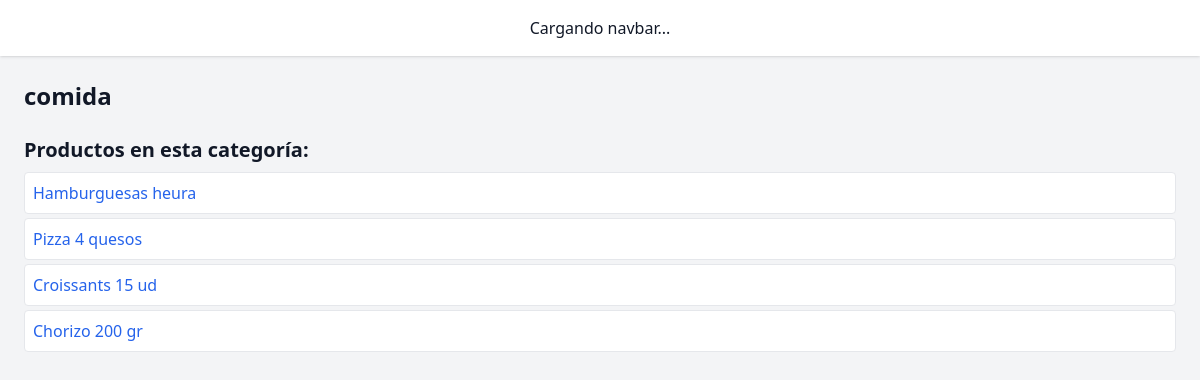
Screenshot of /category/comida/ with the database file from the repository.
### core/models/category.py (models this page shows, shortened)
class Category(models.Model):
    name = models.CharField(max_length=100, primary_key=True)
    parent = models.ForeignKey(
        'self', null=True, blank=True,
        on_delete=models.CASCADE,
        related_name='children'
    )

### core/models/product.py (models this page shows, shortened)
class Product(models.Model):
    name = models.TextField(max_length=100, help_text="Nombre del producto")
    price = models.DecimalField(max_digits=6, decimal_places=2, help_text="Precio del producto")
    stock = models.PositiveIntegerField(default=0, help_text="Cantidad disponible en el inventario")
    categories = models.ManyToManyField(Category, related_name='products')
    ratio_consumo = models.FloatField(
        help_text="Cuántas unidades de este producto consume una persona promedio en un día. Ej: 1.0 = 1 unidad por persona por día."
    )

### core/views.py (the view)
# urls.py: path('category/<str:name>/', category_detail_view, name='category_detail'),
def category_detail_view(request, name):
    category = get_object_or_404(Category, name=name)
    return render(request, "core/category_detail.html", {"category": category})

### core/templates/core/category_detail.html (shortened to what this page needs)
{% extends "base.html" %}
{% block content %}
<h2 class="text-2xl font-bold mb-4">{{ category.name }}</h2>
<h3 class="text-xl font-semibold mt-6 mb-2">Productos en esta categoría:</h3>
<ul class="space-y-1">
  {% for product in category.products.all %}
    <li class="border p-2 rounded bg-white">
      <a href="{% url 'product_detail' product.pk %}" class="text-blue-600 hover:underline">{{ product.name }}</a>
    </li>
  {% empty %}
    <li class="text-gray-500">No hay productos en esta categoría.</li>
  {% endfor %}
</ul>
{% endblock %}

### rows the page displays
Category: name "comida"
Product: name "Hamburguesas heura"
Product: name "Pizza 4 quesos"
Product: name "Croissants 15 ud"
Product: name "Chorizo 200 gr"
